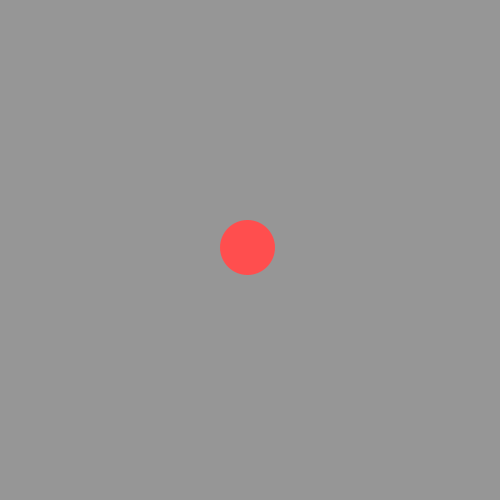
Frame 1 (no input)
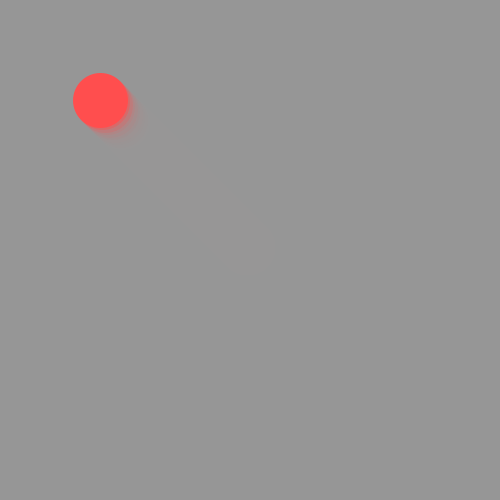
Frame 60 (the mouse pressed at the canvas centre just before this capture)
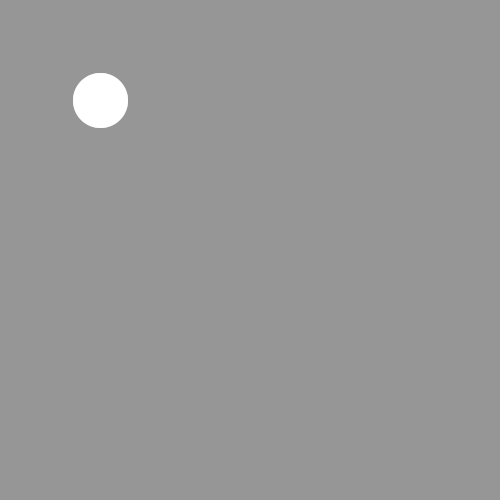
Frame 120 (the mouse held since frame 60 and released just before this capture)

The Processing sketch that drew these frames (run headless with seeded random() and noise(); from frame 60 on, the mouse is pressed at the canvas centre):

// Processing sketch: processing_108957
// ── processing_108957.pde

float xPos;
float yPos;
float friction;
float velocity;

void setup () {
  size(500,500);
  background(150);
  xPos = width/2;
  yPos = height/2;
  strokeWeight(5);
  friction = 100;
}


void draw () {
  
  noStroke();
  fill(150,150,150,100);
  rect(0,0,width,height);
  

  xPos += ((mouseX-(width/2))/friction);
  yPos += ((mouseY-(height/2))/friction);
  
  if(xPos > width+25){xPos = -25;}
  else if (xPos < -25){xPos = width+25;}

  if(yPos > height+25){yPos = -25;}
  else if (yPos < -25){yPos = height+25;}
  
  velocity = sqrt((mouseX-(width/2))*(mouseX-(width/2)) + (mouseY-(height/2))*(mouseY-(height/2)));
  
  stroke(255,255-(velocity/2),255-(velocity/2));
  fill(255,255-(velocity/2),255-(velocity/2));
  ellipse(xPos,yPos,50,50);
  
  
}
